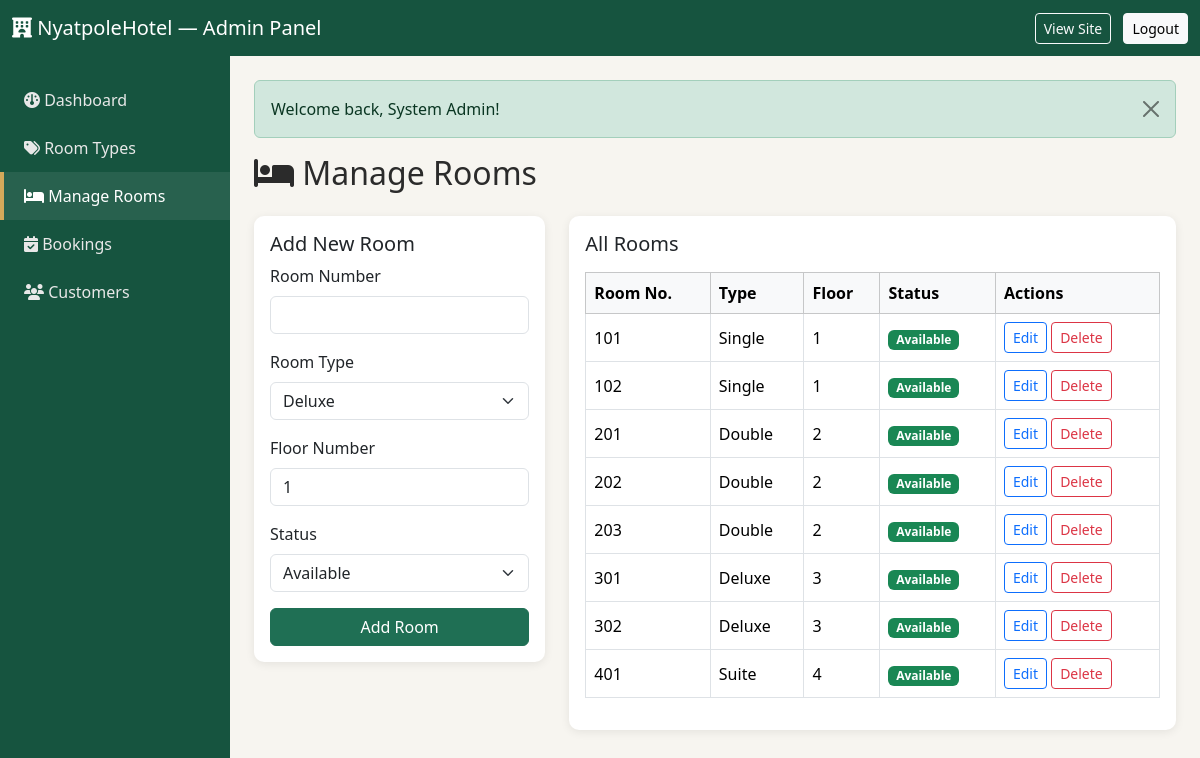
/admin/rooms.php (signed in), run on the app's committed database.
### tables this page shows
CREATE TABLE rooms (
    room_id INT AUTO_INCREMENT PRIMARY KEY,
    room_number VARCHAR(10) NOT NULL UNIQUE,
    room_type_id INT NOT NULL,
    floor_number INT DEFAULT 1,
    status ENUM('available', 'maintenance') NOT NULL DEFAULT 'available',
    image_path VARCHAR(255) DEFAULT NULL,
    FOREIGN KEY (room_type_id) REFERENCES room_types(room_type_id) ON DELETE CASCADE
);

CREATE TABLE room_types (
    room_type_id INT AUTO_INCREMENT PRIMARY KEY,
    type_name VARCHAR(50) NOT NULL,
    description TEXT,
    price_per_night DECIMAL(10,2) NOT NULL,
    capacity INT NOT NULL DEFAULT 2
);

### admin/rooms.php (the view, shortened to what this page needs)
<?php
require_once 'includes_header.php';
$edit_room = null;
$room_types = mysqli_query($conn, "SELECT * FROM room_types ORDER BY type_name");
$rooms = mysqli_query($conn, "SELECT r.*, rt.type_name FROM rooms r JOIN room_types rt ON r.room_type_id = rt.room_type_id ORDER BY r.room_number");
?>
<h2 class="mb-4"><i class="fa-solid fa-bed"></i> Manage Rooms</h2>
<div class="row g-4">
    <div class="col-lg-4">
        <div class="card p-3">
            <h5><?php echo $edit_room ? 'Edit Room' : 'Add New Room'; ?></h5>
            <form method="POST">
                <div class="mb-3">
                    <label class="form-label">Room Number</label>
                    <input type="text" name="room_number" class="form-control" required
                           value="<?php echo $edit_room ? htmlspecialchars($edit_room['room_number']) : ''; ?>">
                </div>
                <div class="mb-3">
                    <label class="form-label">Room Type</label>
                    <select name="room_type_id" class="form-select" required>
                        <?php mysqli_data_seek($room_types, 0); while ($t = mysqli_fetch_assoc($room_types)): ?>
                            <option value="<?php echo $t['room_type_id']; ?>"
                                <?php echo ($edit_room && $edit_room['room_type_id'] == $t['room_type_id']) ? 'selected' : ''; ?>>
                                <?php echo htmlspecialchars($t['type_name']); ?>
                            </option>
                        <?php endwhile; ?>
                    </select>
                </div>
                <div class="mb-3">
                    <label class="form-label">Floor Number</label>
                    <input type="number" name="floor_number" class="form-control" required
                           value="<?php echo $edit_room ? $edit_room['floor_number'] : '1'; ?>">
                </div>
                <div class="mb-3">
                    <label class="form-label">Status</label>
                    <select name="status" class="form-select">
                        <option value="available" <?php echo ($edit_room && $edit_room['status'] === 'available') ? 'selected' : ''; ?>>Available</option>
                    </select>
                </div>
                <button type="submit" class="btn btn-primary w-100"><?php echo $edit_room ? 'Update' : 'Add'; ?> Room</button>
            </form>
        </div>
    </div>
    <div class="col-lg-8">
        <div class="card p-3">
            <h5 class="mb-3">All Rooms</h5>
            <div class="table-responsive">
                <table class="table table-bordered align-middle">
                    <thead class="table-light">
                        <tr>
                            <th>Room No.</th>
                            <th>Type</th>
                            <th>Floor</th>
                            <th>Status</th>
                            <th>Actions</th>
                        </tr>
                    </thead>
                    <tbody>
                        <?php while ($r = mysqli_fetch_assoc($rooms)): ?>
                            <tr>
                                <td><?php echo htmlspecialchars($r['room_number']); ?></td>
                                <td><?php echo htmlspecialchars($r['type_name']); ?></td>
                                <td><?php echo (int)$r['floor_number']; ?></td>
                                <td>
                                    <span class="badge bg-<?php echo $r['status'] === 'available' ? 'success' : 'secondary'; ?>">
                                        <?php echo ucfirst($r['status']); ?>
                                    </span>
                                </td>
                                <td>
                                    <a href="rooms.php?edit=<?php echo $r['room_id']; ?>" class="btn btn-sm btn-outline-primary">Edit</a>
                                    <a href="rooms.php?delete=<?php echo $r['room_id']; ?>" class="btn btn-sm btn-outline-danger"
                                       onclick="return confirm('Delete this room?');">Delete</a>
                                </td>
                            </tr>
                        <?php endwhile; ?>
                    </tbody>
                </table>
            </div>
        </div>
    </div>
</div>
<?php require_once 'includes_footer.php'; ?>

### admin/includes_header.php (shortened to what this page needs)
<?php
require_once __DIR__ . '/../includes/functions.php';
$current = basename($_SERVER['PHP_SELF']);
?>
<!DOCTYPE html>
<html lang="en">
<head>
    <link href="https://cdn.jsdelivr.net/npm/bootstrap@5.3.3/dist/css/bootstrap.min.css" rel="stylesheet">
    <link href="https://cdnjs.cloudflare.com/ajax/libs/font-awesome/6.5.1/css/all.min.css" rel="stylesheet">
    <link href="../assets/css/style.css" rel="stylesheet">
</head>
<body>
<nav class="navbar navbar-dark" style="background-color:#16543f;">
    <div class="container-fluid">
        <span class="navbar-brand"><i class="fa-solid fa-hotel"></i> NyatpoleHotel — Admin Panel</span>
        <div>
            <a href="../index.php" class="btn btn-outline-light btn-sm me-2" target="_blank">View Site</a>
            <a href="../logout.php" class="btn btn-light btn-sm">Logout</a>
        </div>
    </div>
</nav>
<div class="d-flex">
    <div class="sidebar" style="width: 230px;">
        <a href="dashboard.php" class="<?php echo $current === 'dashboard.php' ? 'active' : ''; ?>"><i class="fa-solid fa-gauge"></i> Dashboard</a>
        <a href="room_types.php" class="<?php echo $current === 'room_types.php' ? 'active' : ''; ?>"><i class="fa-solid fa-tags"></i> Room Types</a>
        <a href="rooms.php" class="<?php echo $current === 'rooms.php' ? 'active' : ''; ?>"><i class="fa-solid fa-bed"></i> Manage Rooms</a>
        <a href="bookings.php" class="<?php echo $current === 'bookings.php' ? 'active' : ''; ?>"><i class="fa-solid fa-calendar-check"></i> Bookings</a>
        <a href="customers.php" class="<?php echo $current === 'customers.php' ? 'active' : ''; ?>"><i class="fa-solid fa-users"></i> Customers</a>
    </div>
    <div class="flex-grow-1 p-4">
        <?php show_flash(); ?>

### includes/functions.php (shortened to what this page needs)
<?php
function get_flash() {
    if (isset($_SESSION['flash'])) {
        $flash = $_SESSION['flash'];
        return $flash;
    }
    return null;
}
function show_flash() {
    $flash = get_flash();
    if ($flash) {
        $type = $flash['type'] === 'error' ? 'danger' : $flash['type'];
        echo '<div class="alert alert-' . $type . ' alert-dismissible fade show" role="alert">'
            . htmlspecialchars($flash['message'])
            . '<button type="button" class="btn-close" data-bs-dismiss="alert"></button></div>';
    }
}

### admin/includes_footer.php (shortened to what this page needs)
    </div>
</div>
</body>
</html>

### assets/css/style.css (style rules this page uses)
:root { --primary: #1f6f54; --primary-dark: #16543f; --accent: #d4a95a; --bg-light: #f7f5f0; }
body { background-color: var(--bg-light); font-family: 'Segoe UI', Roboto, Arial, sans-serif; color: #2b2b2b; }
.navbar { background-color: var(--primary-dark); }
.btn-primary { background-color: var(--primary); border-color: var(--primary); }
.card { border: none; border-radius: 10px; box-shadow: 0 2px 10px rgba(0,0,0,0.08); transition: transform 0.15s ease; }
.sidebar { background-color: var(--primary-dark); min-height: calc(100vh - 56px); padding-top: 20px; }
.sidebar a { color: #e8e8e8; display: block; padding: 12px 20px; text-decoration: none; border-left: 4px solid transparent; }
.sidebar a:hover, .sidebar a.active { background-color: rgba(255,255,255,0.08); border-left-color: var(--accent); color: #fff; }

### data on the page
rooms: room_number "101", room_type.type_name "Single", floor_number "1", status "Available"
rooms: room_number "102", room_type.type_name "Single", floor_number "1", status "Available"
rooms: room_number "201", room_type.type_name "Double", floor_number "2", status "Available"
rooms: room_number "202", room_type.type_name "Double", floor_number "2", status "Available"
rooms: room_number "203", room_type.type_name "Double", floor_number "2", status "Available"
rooms: room_number "301", room_type.type_name "Deluxe", floor_number "3", status "Available"
rooms: room_number "302", room_type.type_name "Deluxe", floor_number "3", status "Available"
rooms: room_number "401", room_type.type_name "Suite", floor_number "4", status "Available"

### other printed values
$flash['message'] "Welcome back, System Admin!"
form field room_type_id "Deluxe"
